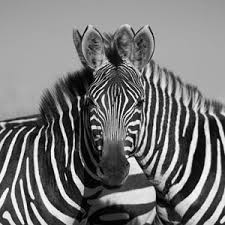
#> input picture zebra.bmp, 225 x 225 px
$ python CHW1_part1.py
#> lines starting #> are read from the running program, lines starting #| are printed output that depends on the picture; after the words box and inside, x2 and y2 are one past the last pixel; in counts of white or black regions, pixels touching at a corner belong together

import numpy as np
import cv2
import matplotlib.pyplot as plt
from skimage import color
from skimage import io

im = cv2.imread('zebra.bmp', cv2.IMREAD_GRAYSCALE)
#> im is the input picture: shape (225, 225); min 0, max 253, mean 118

FT = np.fft.fft2(im)
C_FT = np.fft.ifftshift(FT)
fig, axs = plt.subplots(2)
fig.suptitle('Vertically stacked subplots')
axs[0].imshow(im)
axs[1].imshow(np.log(1+abs(C_FT)))
plt.show()
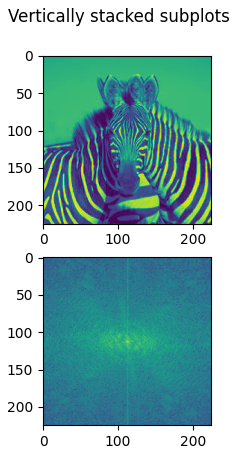
#> figure drawn by matplotlib, 2 panels

# an attempt to generate the cylindrical HPF
# [a,b] = [len(FT), len(FT[0])]
a = FT.shape[0]
#> a = 225
b = FT.shape[1]
#> b = 225
LPF = np.zeros((a, b))
R = 50
for x in range(0, a):
    for y in range(0, b):
        if (x-a/2)**2 + (y-b/2)**2 <= R**2:
            LPF[x, y] = 1
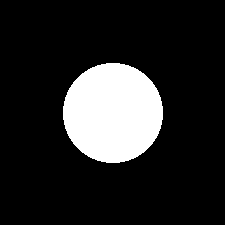
#> LPF: shape (225, 225) float64; values 0 (black) and 1 (white), 15.5% white; 1 white region, box (x1, y1, x2, y2) and area: (63, 63, 163, 163) 7860
HPF = 1 - LPF

plt.imshow(HPF, "gray"), plt.title("HPF")
plt.show()
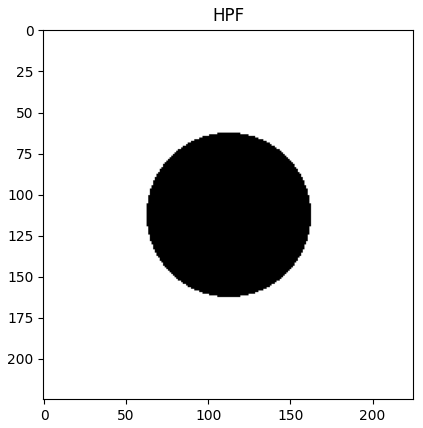
#> figure drawn by matplotlib, 1 panel

# Decentralizing the mask
HPF_dec = np.fft.fftshift(HPF)
plt.imshow(HPF_dec,"gray"), plt.title("HPF_dec")
plt.show()
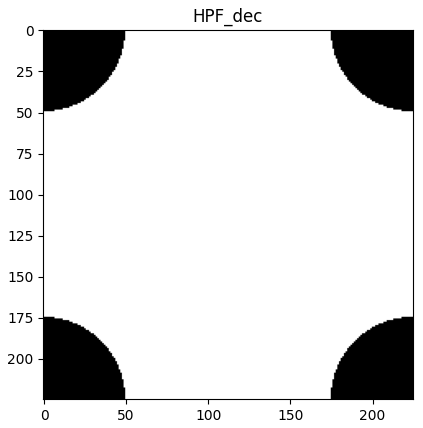
#> figure drawn by matplotlib, 1 panel

# Get high-pass image content

F_high = HPF * C_FT
Im1 = np.fft.ifft2(np.fft.fftshift(F_high))
plt.imshow(np.abs(Im1), "gray"), plt.title("Edges"), plt.show()
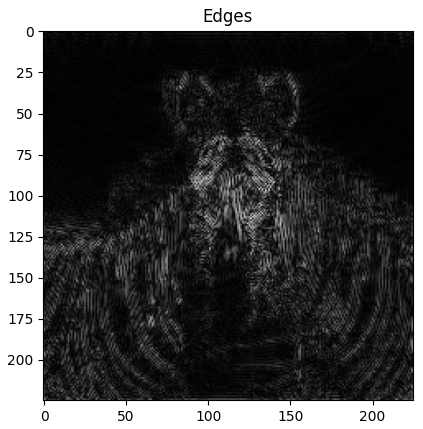
#> figure drawn by matplotlib, 1 panel

# Get low-pass image content
F_low = LPF * C_FT
Im2 = np.fft.ifft2(np.fft.fftshift(F_low))
plt.imshow(np.abs(Im2), "gray"), plt.title("Smoothness"), plt.show()
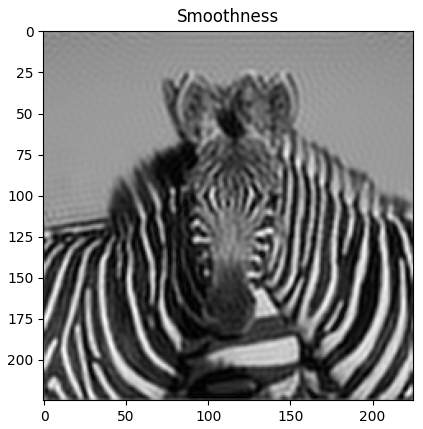
#> figure drawn by matplotlib, 1 panel
